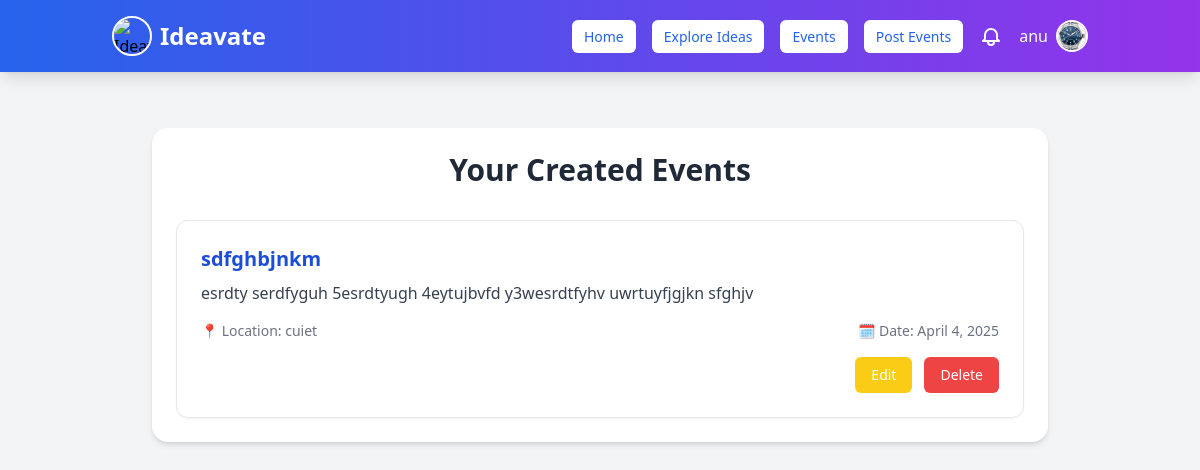
Before: /your-events/ (signed in) with the older database file.
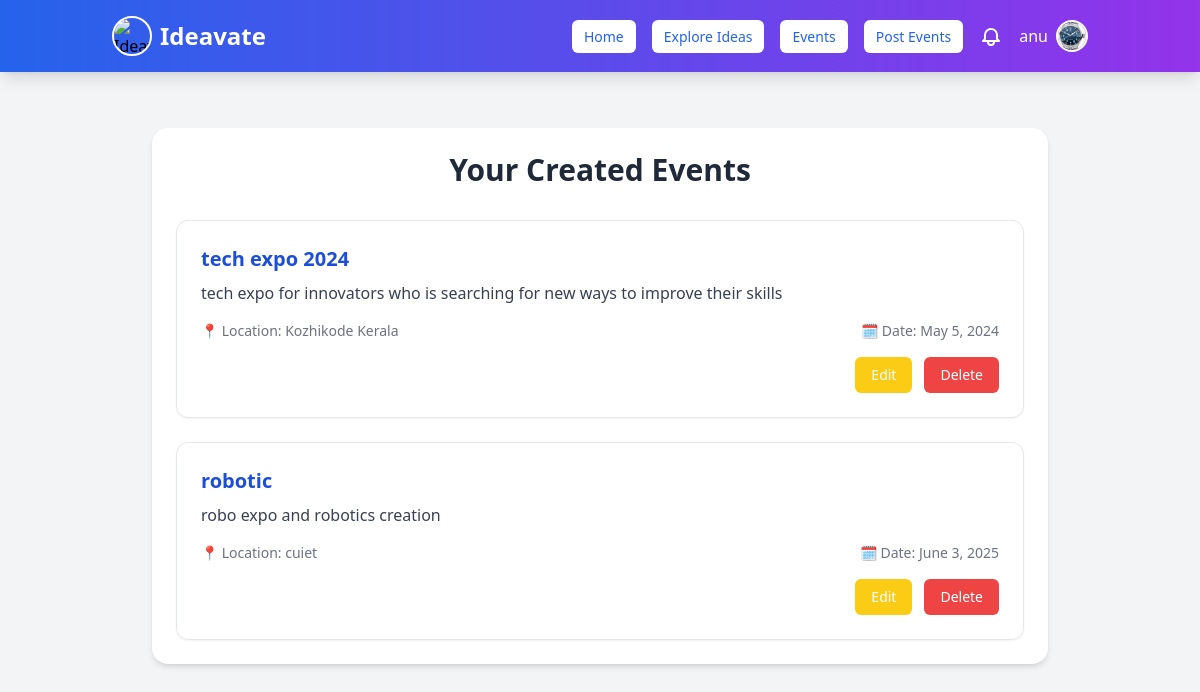
After: the same page with the newer database file.
### myapp/models.py (models this page shows, shortened)
class PostEvent(models.Model):
    title = models.CharField(max_length=255)
    description = models.TextField()
    date = models.DateField()
    location = models.CharField(max_length=255)
    user = models.ForeignKey(User, on_delete=models.CASCADE)
    image = models.ImageField(upload_to="event_images/", blank=True, null=True)  # ✅ Add this field

### myapp/views.py (the view)
# urls.py: path('your-events/', views.your_events_view, name='your_events'),
@login_required(login_url='signin')
def your_events_view(request):
    events = PostEvent.objects.filter(user=request.user)
    return render(request, 'your_events.html', {'events': events})

### templates/your_events.html (shortened to what this page needs)
{% extends "navbar.html" %}
{% load static %}
{% block content %}
<div class="max-w-4xl mx-auto mt-12 p-6 bg-white rounded-2xl shadow-md">
    <h2 class="text-3xl font-bold text-gray-800 mb-8 text-center">Your Created Events</h2>
    {% if events %}
        <div class="space-y-6">
            {% for event in events %}
                <div class="border border-gray-200 rounded-xl p-6 shadow-sm hover:shadow-md transition">
                    <h3 class="text-xl font-semibold text-blue-700 mb-2">{{ event.title }}</h3>
                    <p class="text-gray-700 mb-4">{{ event.description|truncatewords:40 }}</p>
                    <div class="flex justify-between items-center text-sm text-gray-500">
                        <span>📍 Location: {{ event.location }}</span>
                        <span>🗓 Date: {{ event.date|date:"F j, Y" }}</span>
                    </div>
                    <div class="mt-4 flex justify-end space-x-3">
                        <a href="{% url 'edit_event' event.id %}" class="px-4 py-2 bg-yellow-400 text-white rounded-md hover:bg-yellow-500 text-sm font-medium">
                            Edit
                        </a>
                        <form method="POST" action="{% url 'delete_event' event.id %}" onsubmit="return confirm('Are you sure you want to delete this event?');">
                            <button type="submit" class="px-4 py-2 bg-red-500 text-white rounded-md hover:bg-red-600 text-sm font-medium">
                                Delete
                            </button>
                        </form>
                    </div>
                </div>
            {% endfor %}
        </div>
    {% else %}
        <p class="text-center text-gray-500">You haven't created any events yet.</p>
    {% endif %}
</div>
{% endblock %}

Changed rows visible on the page:
removed PostEvent: title "sdfghbjnkm", description "esrdty serdfyguh 5esrdtyugh 4eytujbvfd y3wesrdtfyhv uwrtuyfjgjkn sfghjv", location "cuiet", date "April 4, 2025"
added PostEvent: title "tech expo 2024", description "tech expo for innovators who is searching for new ways to improve their skills", location "Kozhikode Kerala", date "May 5, 2024"
added PostEvent: title "robotic", description "robo expo and robotics creation", location "cuiet", date "June 3, 2025"
